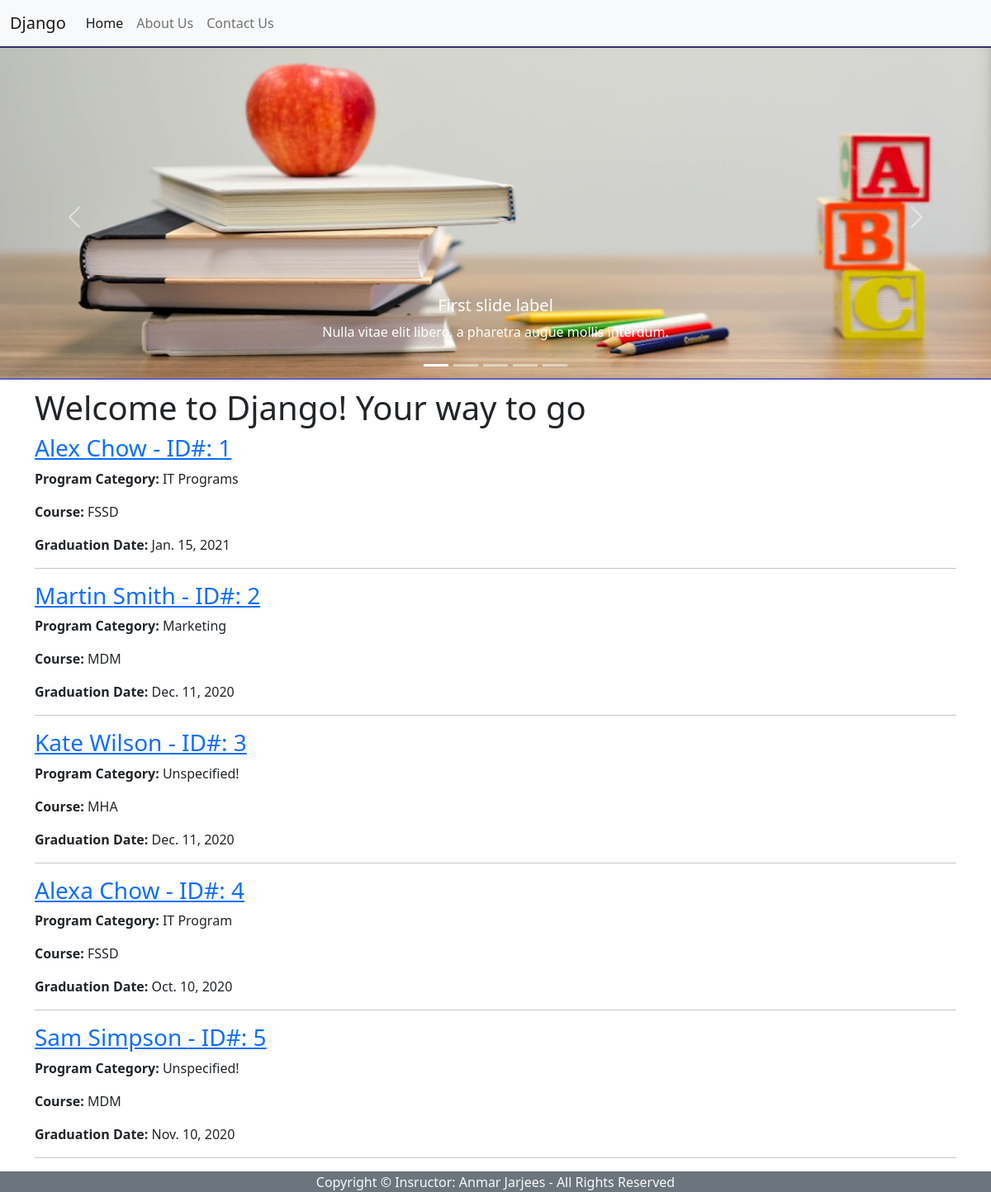
The page / on the database its author committed.
### registration/models.py (models this page shows, shortened)
class Student(models.Model):
    first = models.CharField(max_length=40)
    last = models.CharField(max_length=40)
    program_category = models.CharField(max_length=35, blank=True) # Optional Field (could be empty)
    course = models.CharField(max_length=40)
    course_description = models.TextField(blank=True)
    GENDER_CHOICES = [
    ('M', 'Male'),
    ('F', 'Female'),
    ]
    gender = models.CharField(max_length=1,choices=GENDER_CHOICES, blank=True) # New concept!
    graduation_date = models.DateField()
    last_modified_date = models.DateField(auto_now=True)
    average=models.DecimalField(max_digits=4, decimal_places=2, null=True)
    workshops = models.ManyToManyField('Workshop', blank=True)

### registration/views.py (the view)
# urls.py: 2. Add a URL to urlpatterns:  path('', views.home, name='home')
def home(request):
    students = Student.objects.all()  # This command will grab all the objects in our student table
    return render(request,'home.html',
    {
        'first_h1':'Welcome to Django! Your way to go',
        'students': students,
    })

### registration/templates/home.html (shortened to what this page needs)
{% extends 'base.html' %}
{% block content %}
<h1>{{ first_h1 }}</h1>
{% for student in students %}
    <h3>
        <a href="{% url 'student_detail' student.id %}">
            {{ student.first|lower |capfirst }} {{ student.last|lower |capfirst }} - ID#: {{ student.id }}
        </a>
    </h3>
<p><b>Program Category:</b>
    {% if student.program_category %}
    {{ student.program_category }}
    {% else %}
    Unspecified!
    {% endif %}
</p>
<p><b>Course:</b> {{ student.course }}</p>
<p><b>Graduation Date:</b> {{ student.graduation_date}}</p>
<hr>
{% endfor %}
{% endblock %}

### rows shown on the page
Student: first "Alex", last "Chow", id "1", program_category "IT Programs", course "FSSD", graduation_date "Jan. 15, 2021"
Student: first "Martin", last "Smith", id "2", program_category "Marketing", course "MDM", graduation_date "Dec. 11, 2020"
Student: first "Kate", last "Wilson", id "3", program_category "Unspecified!", course "MHA", graduation_date "Dec. 11, 2020"
Student: first "Alexa", last "Chow", id "4", program_category "IT Program", course "FSSD", graduation_date "Oct. 10, 2020"
Student: first "Sam", last "Simpson", id "5", program_category "Unspecified!", course "MDM", graduation_date "Nov. 10, 2020"

### other values the page prints
{{ first_h1 }} "Welcome to Django! Your way to go"
